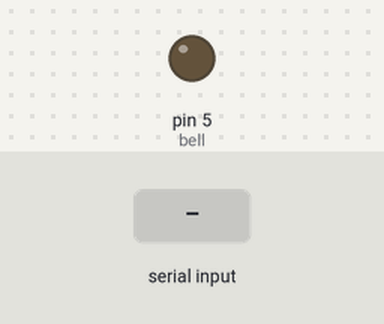
Bench run of a sketch on a simulated Arduino Uno, built with avr-gcc and run on an emulated ATmega328P. Parts: output pins drawn as LEDs (lit = HIGH). The test bench sets the inputs (shaded band).

Above: at 1.2 s.
1.3 s: "m" received over Serial
At 2.5 s:
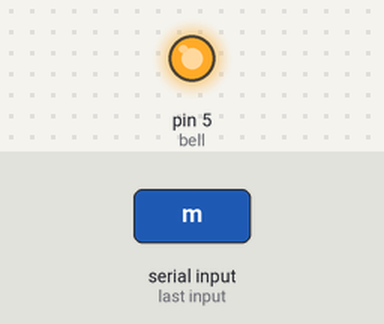
2.8 s: "k" received over Serial
At 3.8 s:
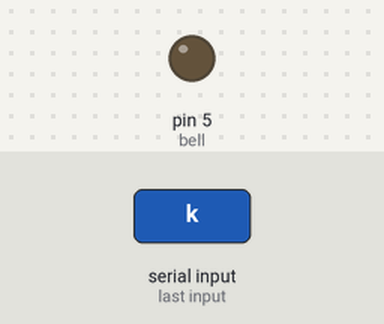
Timing chart, 0 to 5.8 s (numbered marks = the images above; inputs shaded):
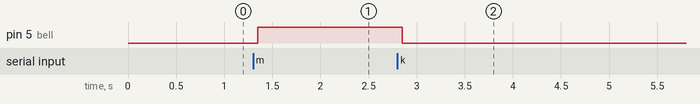

Measured:
- after the input at 1.3 s, pin 5 (bell): LOW → HIGH after 0.05 s
- after the input at 2.8 s, pin 5 (bell): HIGH → LOW after 0.05 s

The sketch:

school_bell_using_bluetooth_program.ino
```cpp
int bell =5;
char input=0;

void setup() {
Serial.begin(9600);
pinMode(bell , OUTPUT);
}

void loop() {
 while(Serial.available() ){
  delay(50);
  input = Serial.read();
}

if(input =='m'){
  digitalWrite(bell , HIGH);
 }
 if(input =='k'){
  digitalWrite(bell , LOW);
}
}
```
